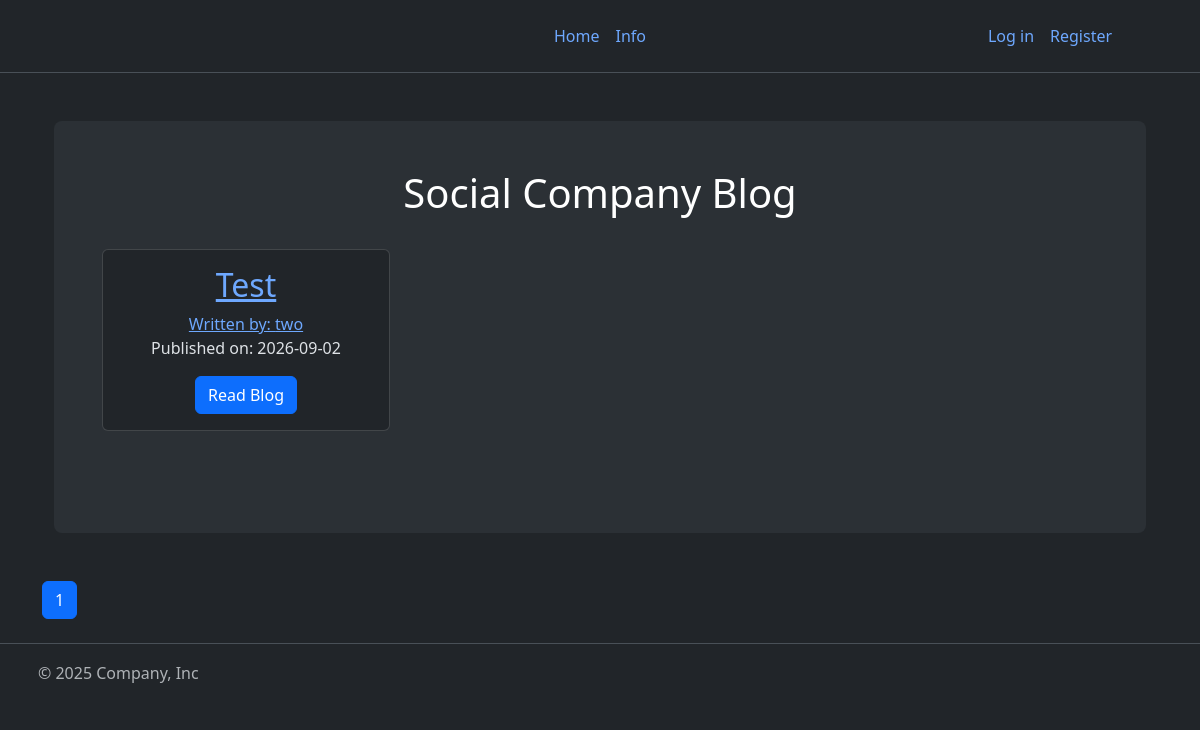
Before: / with the older database file.
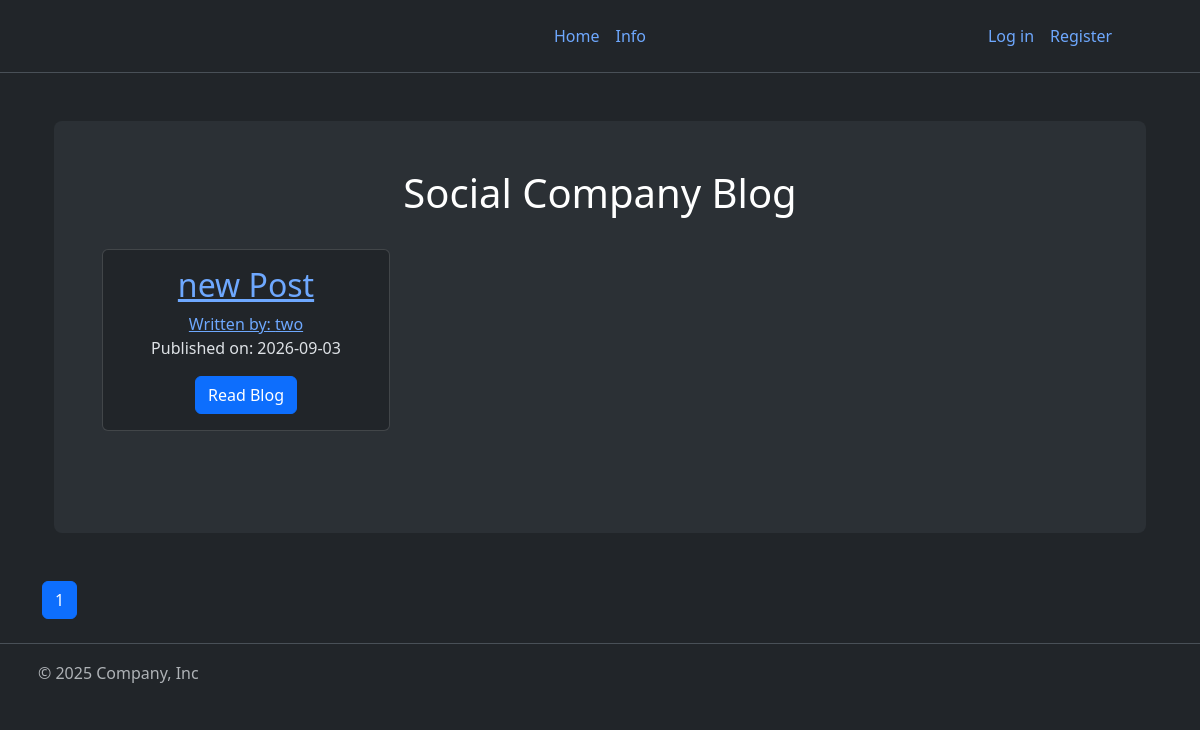
After: the same page with the newer database file.
### companyblog/models.py (models this page shows, shortened)
class BlogPost(db.Model):
    users= db.relationship(User)
    id = db.Column(db.Integer,primary_key=True)
    user_id = db.Column(db.Integer, db.ForeignKey("users.id"), nullable = False)
    date = db.Column(db.DateTime, nullable=False, default=lambda: datetime.now(UTC))
    title = db.Column(db.String(140), nullable=False)
    text = db.Column(db.Text, nullable=False)

class User(db.Model, UserMixin):
    __tablename__ = "users"
    id = db.Column(db.Integer, primary_key=True)
    profile_image = db.Column(db.String(50), nullable=False, default="default_profile.png")
    email = db.Column(db.String(100), unique=True, index=True)
    username = db.Column(db.String(100),unique=True, index=True)
    password_hash = db.Column(db.String(128))
    posts = db.relationship("BlogPost", backref="author", lazy=True)

### companyblog/core/views.py (the view)
@core.route("/")
def index():
    page = request.args.get("page", 1, type=int)
    blog_posts = BlogPost.query.order_by(BlogPost.date.desc()).paginate(page=page, per_page=5)
    return render_template("index.html", blog_posts=blog_posts)

### companyblog/templates/index.html (shortened to what this page needs)
{% extends "base.html" %}
{% block content %}
<div class="container my-5"> <div class="p-5 text-center bg-body-tertiary rounded-3">
    <h1 class="text-body-emphasis">Social Company Blog</h1>  <br>
    {% for post in blog_posts.items %}
        <div class="card" style="width: 18rem;">
          <div class="card-body">
            <h2> <a href="{{ url_for('blog_posts.blog_post', blog_post_id=post.id)}}">{{post.title}}</a> </h2>
              <a href="{{url_for('users.user_posts', username=post.author.username)}}"> Written by: {{post.author.username}}</a>
            <p class="card-text"> Published on: {{post.date.strftime('%Y-%m-%d')}}</p>
            <a href="{{ url_for('blog_posts.blog_post', blog_post_id=post.id )}}" class="btn btn-primary">Read Blog</a>
          </div>
        </div>
    {% endfor %}
     <div class="d-inline-flex gap-2 mb-5">  </div> </div> </div>
    <nav aria-label="...">
      <ul class="pagination">
    {% for page_num in blog_posts.iter_pages(left_edge=1, right_edge=1, left_current=1, right_current=2) %}
        {% if blog_posts.page == page_num %}
            <li class="page-item active">
                <a class="page-link"
                   href="{{ url_for('core.index',  page=page_num) }}">
                    {{ page_num }}
                </a>
            </li>
        {% endif %}
    {% endfor %}
  </ul>
</nav>
{% endblock %}

Changed rows visible on the page:
changed BlogPost "two": title "Test" → "new Post"; date "2026-09-02" → "2026-09-03"
